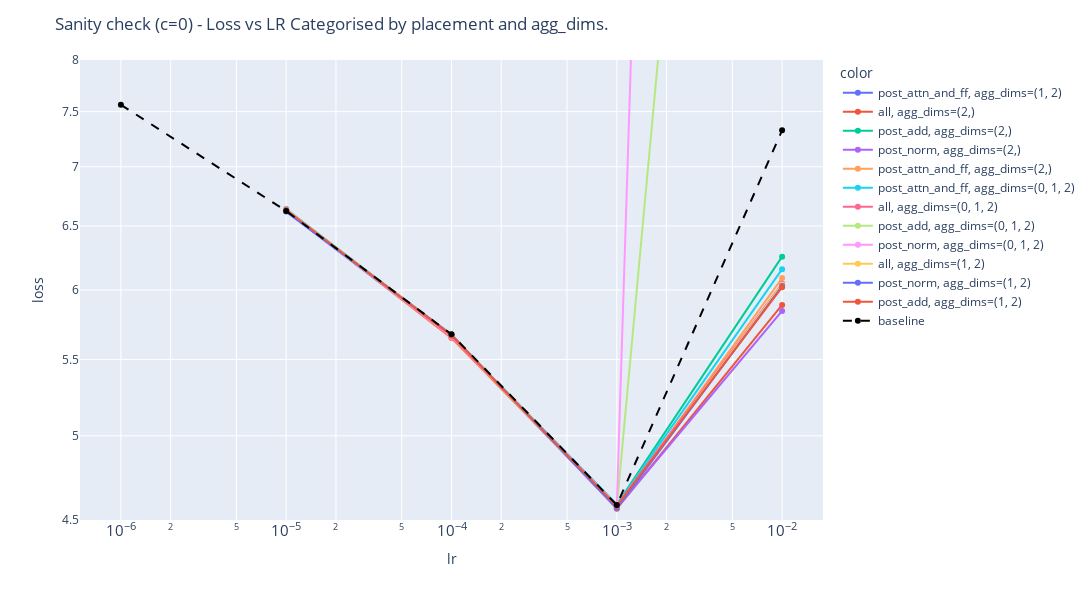

Notebook code cell kept with this figure:
### Code cell
std_sanity_check_df = std_df[std_df['c'] == 0].copy()
std_sanity_check_df.sort_values('lr', inplace=True)
std_sanity_check_df['color'] = std_sanity_check_df['placement'] + ", agg_dims=" + std_sanity_check_df['norm_dims']

fig = common_line_plot(std_sanity_check_df, x="lr", y="loss", color="color", title="Sanity check (c=0) - Loss vs LR Categorised by placement and agg_dims.", y_range=SHORT_RUN_LOSS_RANGE, trace=baseline_trace_loss_lr_short)
fig.update_layout(
    autosize=False,
    width=1600,
    height=600,
)
fig.show()

### Figure 1 — Plotly figure (JSON) as saved in the notebook; plotly's stock layout.template omitted (floating-point values rounded to 4 significant figures)
{"data": [{"hovertemplate": "color=post_attn_and_ff, agg_dims=(1, 2)<br>lr=%{x}<br>loss=%{y}<extra></extra>", "legendgroup": "post_attn_and_ff, agg_dims=(1, 2)", "line": {"color": "#636efa", "dash": "solid"}, "marker": {"symbol": "circle"}, "mode": "lines+markers", "name": "post_attn_and_ff, agg_dims=(1, 2)", "orientation": "v", "showlegend": true, "type": "scatter", "x": [1e-05, 0.0001, 0.01], "xaxis": "x", "y": [6.62, 5.656, null], "yaxis": "y"}, {"hovertemplate": "color=all, agg_dims=(2,)<br>lr=%{x}<br>loss=%{y}<extra></extra>", "legendgroup": "all, agg_dims=(2,)", "line": {"color": "#EF553B", "dash": "solid"}, "marker": {"symbol": "circle"}, "mode": "lines+markers", "name": "all, agg_dims=(2,)", "orientation": "v", "showlegend": true, "type": "scatter", "x": [1e-05, 0.0001, 0.001, 0.01], "xaxis": "x", "y": [6.624, 5.674, 4.564, 5.889], "yaxis": "y"}, {"hovertemplate": "color=post_add, agg_dims=(2,)<br>lr=%{x}<br>loss=%{y}<extra></extra>", "legendgroup": "post_add, agg_dims=(2,)", "line": {"color": "#00cc96", "dash": "solid"}, "marker": {"symbol": "circle"}, "mode": "lines+markers", "name": "post_add, agg_dims=(2,)", "orientation": "v", "showlegend": true, "type": "scatter", "x": [1e-05, 0.0001, 0.001, 0.01], "xaxis": "x", "y": [6.623, 5.667, 4.588, 6.256], "yaxis": "y"}, {"hovertemplate": "color=post_norm, agg_dims=(2,)<br>lr=%{x}<br>loss=%{y}<extra></extra>", "legendgroup": "post_norm, agg_dims=(2,)", "line": {"color": "#ab63fa", "dash": "solid"}, "marker": {"symbol": "circle"}, "mode": "lines+markers", "name": "post_norm, agg_dims=(2,)", "orientation": "v", "showlegend": true, "type": "scatter", "x": [1e-05, 0.0001, 0.001, 0.01], "xaxis": "x", "y": [6.626, 5.658, 4.568, 5.845], "yaxis": "y"}, {"hovertemplate": "color=post_attn_and_ff, agg_dims=(2,)<br>lr=%{x}<br>loss=%{y}<extra></extra>", "legendgroup": "post_attn_and_ff, agg_dims=(2,)", "line": {"color": "#FFA15A", "dash": "solid"}, "marker": {"symbol": "circle"}, "mode": "lines+markers", "name": "post_attn_and_ff, agg_dims=(2,)", "orientation": "v", "showlegend": true, "type": "scatter", "x": [1e-05, 0.0001, 0.001, 0.01], "xaxis": "x", "y": [6.63, 5.648, 4.575, 6.09], "yaxis": "y"}, {"hovertemplate": "color=post_attn_and_ff, agg_dims=(0, 1, 2)<br>lr=%{x}<br>loss=%{y}<extra></extra>", "legendgroup": "post_attn_and_ff, agg_dims=(0, 1, 2)", "line": {"color": "#19d3f3", "dash": "solid"}, "marker": {"symbol": "circle"}, "mode": "lines+markers", "name": "post_attn_and_ff, agg_dims=(0, 1, 2)", "orientation": "v", "showlegend": true, "type": "scatter", "x": [1e-05, 0.0001, 0.001, 0.01], "xaxis": "x", "y": [6.639, 5.667, 4.585, 6.159], "yaxis": "y"}, {"hovertemplate": "color=all, agg_dims=(0, 1, 2)<br>lr=%{x}<br>loss=%{y}<extra></extra>", "legendgroup": "all, agg_dims=(0, 1, 2)", "line": {"color": "#FF6692", "dash": "solid"}, "marker": {"symbol": "circle"}, "mode": "lines+markers", "name": "all, agg_dims=(0, 1, 2)", "orientation": "v", "showlegend": true, "type": "scatter", "x": [1e-05, 0.0001, 0.001, 0.01], "xaxis": "x", "y": [6.636, 5.653, 4.583, 6.049], "yaxis": "y"}, {"hovertemplate": "color=post_add, agg_dims=(0, 1, 2)<br>lr=%{x}<br>loss=%{y}<extra></extra>", "legendgroup": "post_add, agg_dims=(0, 1, 2)", "line": {"color": "#B6E880", "dash": "solid"}, "marker": {"symbol": "circle"}, "mode": "lines+markers", "name": "post_add, agg_dims=(0, 1, 2)", "orientation": "v", "showlegend": true, "type": "scatter", "x": [1e-05, 0.0001, 0.001, 0.01], "xaxis": "x", "y": [6.635, 5.667, 4.576, 43.1], "yaxis": "y"}, {"hovertemplate": "color=post_norm, agg_dims=(0, 1, 2)<br>lr=%{x}<br>loss=%{y}<extra></extra>", "legendgroup": "post_norm, agg_dims=(0, 1, 2)", "line": {"color": "#FF97FF", "dash": "solid"}, "marker": {"symbol": "circle"}, "mode": "lines+markers", "name": "post_norm, agg_dims=(0, 1, 2)", "orientation": "v", "showlegend": true, "type": "scatter", "x": [1e-05, 0.0001, 0.001, 0.01], "xaxis": "x", "y": [6.627, 5.662, 4.584, 3124.0], "yaxis": "y"}, {"hovertemplate": "color=all, agg_dims=(1, 2)<br>lr=%{x}<br>loss=%{y}<extra></extra>", "legendgroup": "all, agg_dims=(1, 2)", "line": {"color": "#FECB52", "dash": "solid"}, "marker": {"symbol": "circle"}, "mode": "lines+markers", "name": "all, agg_dims=(1, 2)", "orientation": "v", "showlegend": true, "type": "scatter", "x": [1e-05, 0.0001, 0.001, 0.01], "xaxis": "x", "y": [6.627, 5.667, 4.57, 6.042], "yaxis": "y"}, {"hovertemplate": "color=post_norm, agg_dims=(1, 2)<br>lr=%{x}<br>loss=%{y}<extra></extra>", "legendgroup": "post_norm, agg_dims=(1, 2)", "line": {"color": "#636efa", "dash": "solid"}, "marker": {"symbol": "circle"}, "mode": "lines+markers", "name": "post_norm, agg_dims=(1, 2)", "orientation": "v", "showlegend": true, "type": "scatter", "x": [1e-05, 0.0001, 0.001, 0.01], "xaxis": "x", "y": [6.618, 5.672, 4.568, 6.03], "yaxis": "y"}, {"hovertemplate": "color=post_add, agg_dims=(1, 2)<br>lr=%{x}<br>loss=%{y}<extra></extra>", "legendgroup": "post_add, agg_dims=(1, 2)", "line": {"color": "#EF553B", "dash": "solid"}, "marker": {"symbol": "circle"}, "mode": "lines+markers", "name": "post_add, agg_dims=(1, 2)", "orientation": "v", "showlegend": true, "type": "scatter", "x": [1e-05, 0.0001, 0.001, 0.01], "xaxis": "x", "y": [6.632, 5.666, 4.579, 6.021], "yaxis": "y"}, {"line": {"color": "black", "dash": "dash", "width": 2}, "name": "baseline", "type": "scatter", "x": [1e-06, 1e-05, 0.0001, 0.001, 0.01], "y": [7.564, 6.623, 5.676, 4.585, 7.326]}], "layout": {"autosize": false, "height": 600, "legend": {"title": {"text": "color"}, "tracegroupgap": 0}, "margin": {"t": 60}, "title": {"text": "Sanity check (c=0) - Loss vs LR Categorised by placement and agg_dims."}, "width": 1600, "xaxis": {"anchor": "y", "domain": [0, 1], "exponentformat": "power", "showexponent": "all", "title": {"text": "lr"}, "type": "log"}, "yaxis": {"anchor": "x", "domain": [0, 1], "exponentformat": "power", "range": [0.6532, 0.9031], "showexponent": "all", "title": {"text": "loss"}, "type": "log"}}}
